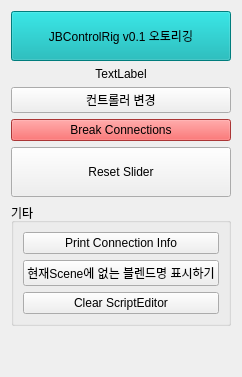
     <widget class="QWidget" name="tab_3">
      <attribute name="title">
       <string>JBControlRig</string>
      </attribute>
      <layout class="QVBoxLayout" name="verticalLayout_15">
       <item>
        <widget class="QPushButton" name="pb_autoControlRig">
         <property name="minimumSize">
          <size>
           <width>0</width>
           <height>50</height>
          </size>
         </property>
         <property name="styleSheet">
          <string notr="true">background-color: rgb(0,175, 175);</string>
         </property>
         <property name="text">
          <string>JBControlRig v0.1 오토리깅</string>
         </property>
        </widget>
       </item>
       <item>
        <widget class="QLabel" name="label_2">
         <property name="text">
          <string>TextLabel</string>
         </property>
         <property name="alignment">
          <set>Qt::AlignCenter</set>
         </property>
        </widget>
       </item>
       <item>
        <widget class="QPushButton" name="pushButton_2">
         <property name="text">
          <string>컨트롤러 변경</string>
         </property>
        </widget>
       </item>
       <item>
        <widget class="QPushButton" name="pb_breakConnection_2">
         <property name="styleSheet">
          <string notr="true">background-color: rgb(238,75, 75);</string>
         </property>
         <property name="text">
          <string>Break Connections</string>
         </property>
        </widget>
       </item>
       <item>
        <widget class="QPushButton" name="pb_resetSlider">
         <property name="minimumSize">
          <size>
           <width>0</width>
           <height>50</height>
          </size>
         </property>
         <property name="text">
          <string>Reset Slider</string>
         </property>
        </widget>
       </item>
       <item>
        <widget class="QGroupBox" name="groupBox">
         <property name="title">
          <string>기타</string>
         </property>
         <layout class="QVBoxLayout" name="verticalLayout_14">
          <item>
           <widget class="QPushButton" name="pushButton_printConnectionInfo_2">
            <property name="text">
             <string>Print Connection Info</string>
            </property>
           </widget>
          </item>
          <item>
           <widget class="QPushButton" name="pb_printNoneBSList">
            <property name="text">
             <string>현재Scene에 없는 블렌드명 표시하기</string>
            </property>
           </widget>
          </item>
          <item>
           <widget class="QPushButton" name="pb_clearScriptEditor">
            <property name="text">
             <string>Clear ScriptEditor</string>
            </property>
           </widget>
          </item>
         </layout>
        </widget>
       </item>
       <item>
        <spacer name="verticalSpacer_3">
         <property name="orientation">
          <enum>Qt::Vertical</enum>
         </property>
         <property name="sizeHint" stdset="0">
          <size>
           <width>20</width>
           <height>40</height>
          </size>
         </property>
        </spacer>
       </item>
      </layout>
     </widget>
